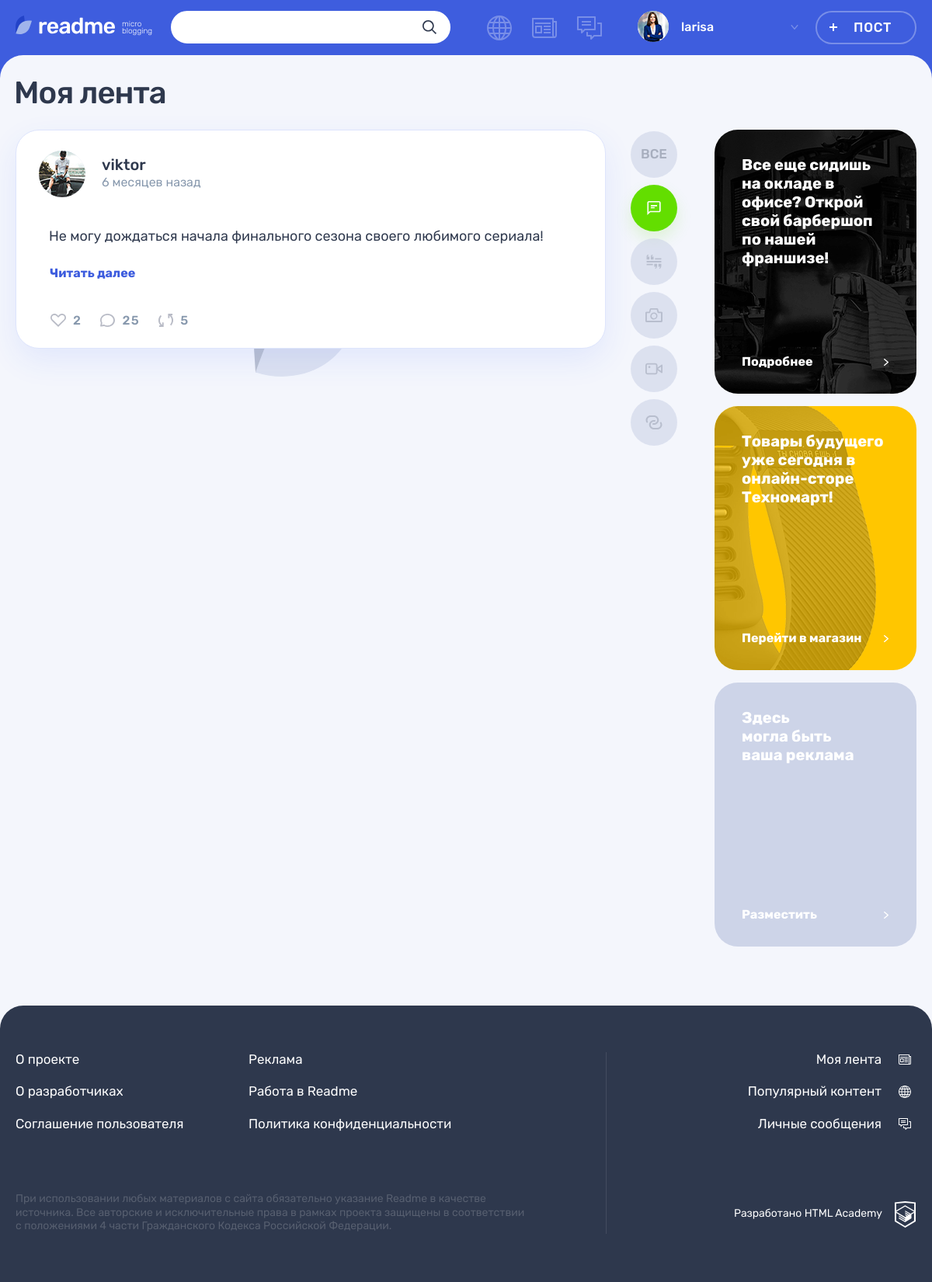
/feed.php?post-type=1 (signed in), run on the app's committed database.
### tables this page shows
CREATE TABLE posts (
  id  INT UNSIGNED AUTO_INCREMENT PRIMARY KEY NOT NULL,
  date_add  DATETIME NOT NULL,
  title VARCHAR(128) NOT NULL,
  content TEXT NOT NULL,
  quote_author  VARCHAR(128),
  image VARCHAR(128),
  video VARCHAR(128),
  link  VARCHAR(128),
  views INT UNSIGNED NOT NULL DEFAULT 0,
  post_author_id INT UNSIGNED NOT NULL,
  content_type_id INT UNSIGNED NOT NULL,
  likes_count INT UNSIGNED NOT NULL DEFAULT 0,
  FOREIGN KEY (post_author_id) REFERENCES users(id),
  FOREIGN KEY (content_type_id) REFERENCES content_types(id)
);

CREATE TABLE users (
  id  INT UNSIGNED AUTO_INCREMENT PRIMARY KEY NOT NULL,
  date_add  DATETIME NOT NULL,
  email VARCHAR(128) NOT NULL,
  login VARCHAR(128) NOT NULL,
  password  CHAR(64) NOT NULL,
  avatar  VARCHAR(128),
  UNIQUE INDEX email(email),
  UNIQUE INDEX login(login)
);

CREATE TABLE content_types (
  id  INT UNSIGNED AUTO_INCREMENT PRIMARY KEY NOT NULL,
  type_name VARCHAR(128) NOT NULL,
  class_name VARCHAR(128) NOT NULL
);

### helpers.php (called while the page is built, shortened)
<?php
function get_noun_plural_form(int $number, string $one, string $two, string $many): string
{
    $number = (int)$number;
    $mod10 = $number % 10;
    $mod100 = $number % 100;
    switch (true) {
        case ($mod10 > 5):
            return $many;
    }
}
function include_template($name, array $data = [])
{
    $name = 'templates/' . $name;
    extract($data);
    require $name;
    $result = ob_get_clean();
    return $result;
}

### includes/functions.inc.php (called while the page is built, shortened)
<?php
function select_query($con, $sql, $type = 'all')
{
    mysqli_set_charset($con, "utf8");
    $result = mysqli_query($con, $sql) or trigger_error("Ошибка в запросе к базе данных: ".mysqli_error($con), E_USER_ERROR);
    return mysqli_fetch_all($result, MYSQLI_ASSOC);
}
function get_post_interval($post_time, $caption)
{
    $current_time = date_create();
    $interval = date_diff(date_create($post_time), $current_time);
    $years = floor($interval->y);
    $months = floor($interval->m);
    $days = floor($interval->d);
    $weeks = floor($days / 7);
    $hours = floor($interval->h);
    $minutes = floor($interval->i);
    if ($years) {
        $time = $years . ' ' . get_noun_plural_form($years, 'год', 'года', 'лет') . ' ' . $caption;
    } elseif ($months) {
        $time = $months . ' ' . get_noun_plural_form($months, 'месяц', 'месяца', 'месяцев') . ' ' . $caption;
    } elseif ($days > 7) {
        $time = $weeks . ' ' . get_noun_plural_form($weeks, 'неделя', 'недели', 'недель') . ' ' . $caption;
    } elseif ($days) {
        $time = $days . ' ' . get_noun_plural_form($days, 'день', 'дня', 'дней') . ' ' . $caption;
    } elseif ($hours) {
        $time = $hours . ' ' . get_noun_plural_form($hours, 'час', 'часа', 'часов') . ' ' . $caption;
    } elseif ($minutes) {
        $time = $minutes . ' ' . get_noun_plural_form($minutes, 'минута', 'минуты', 'минут') . ' ' . $caption;
    } else {
        $time = 'Только что';
    }
    return $time;
}

### templates/feed.php (the view, shortened to what this page needs)
<div class="container">
  <h1 class="page__title page__title--feed">Моя лента</h1>
</div>
<div class="page__main-wrapper container">
  <section class="feed">
    <div class="feed__main-wrapper">
      <div class="feed__wrapper">
          <?php foreach ($subscription_posts as $post_number => $post): ?>
              <article class="feed__post post post-<?= $post['class_name'] ?>">
                <header class="post__header post__author">
                  <a class="post__author-link" href="#" title="Автор">
                    <div class="post__avatar-wrapper">
                      <img class="post__author-avatar" src="<?= $post['avatar'] ?>" alt="Аватар пользователя" width="60" height="60">
                    </div>
                    <div class="post__info">
                      <b class="post__author-name"><?= $post['login'] ?></b>
                      <span class="post__time"><?= get_post_interval($post['date_add'], ' назад') ?></span>
                    </div>
                  </a>
                </header>
                <?php require_once('post-' . $post['class_name'] . '.php'); ?>
                <footer class="post__footer post__indicators">
                  <div class="post__buttons">
                    <a class="post__indicator post__indicator--likes button" href="#" title="Лайк">
                      <svg class="post__indicator-icon" width="20" height="17">
                        <use xlink:href="#icon-heart"></use>
                      </svg>
                      <span><?= $post['likes_count'] ?></span>
                    </a>
                    <a class="post__indicator post__indicator--comments button" href="#" title="Комментарии">
                      <svg class="post__indicator-icon" width="19" height="17">
                        <use xlink:href="#icon-comment"></use>
                      </svg>
                      <span>25</span>
                    </a>
                    <a class="post__indicator post__indicator--repost button" href="#" title="Репост">
                      <svg class="post__indicator-icon" width="19" height="17">
                        <use xlink:href="#icon-repost"></use>
                      </svg>
                      <span>5</span>
                    </a>
                  </div>
                </footer>
              </article>
          <?php endforeach; ?>
      </div>
    </div>
    <ul class="feed__filters filters">
      <li class="feed__filters-item filters__item">
        <a class="filters__button <?= !$post_type ? 'filters__button--active' : '' ?>" href="feed.php">
          <span>Все</span>
        </a>
      </li>
      <?php foreach ($content_types as $content_type): ?>
          <li class="feed__filters-item filters__item">
            <a class="filters__button filters__button--<?= $content_type['class_name'] ?> button <?= $post_type == $content_type[id] ? 'filters__button--active' : '' ?>" href="?post-type=<?= $content_type['id'] ?>">
              <svg class="filters__icon" width="22" height="18">
                <use xlink:href="#icon-filter-<?= $content_type['class_name'] ?>"></use>
              </svg>
            </a>
          </li>
      <?php endforeach; ?>
    </ul>
  </section>
  <aside class="promo">
    <article class="promo__block promo__block--barbershop">
      <p class="promo__text">
        Все еще сидишь на окладе в офисе? Открой свой барбершоп по нашей франшизе!
      </p>
      <a class="promo__link" href="#">
        Подробнее
      </a>
    </article>
    <article class="promo__block promo__block--technomart">
      <p class="promo__text">
        Товары будущего уже сегодня в онлайн-сторе Техномарт!
      </p>
      <a class="promo__link" href="#">
        Перейти в магазин
      </a>
    </article>
    <article class="promo__block">
      <p class="promo__text">
        Здесь<br> могла быть<br> ваша реклама
      </p>
      <a class="promo__link" href="#">
        Разместить
      </a>
    </article>
  </aside>
</div>

### templates/post-text.php
<div class="post-details__image-wrapper post-text">
    <div class="post__main">
      <p>
        <?= $post['content'] ?>
      </p>
      <a class="post-text__more-link" href="#">Читать далее</a>
    </div>
</div>

### data on the page
posts: post_author.avatar (picture), post_author.login "viktor", post_author.date_add "6 месяцев назад", content "Не могу дождаться начала финального сезона своего любимого сериала!", likes_count "2"

### other printed values
$user_name "larisa"
